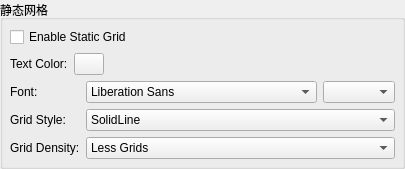
            <widget class="QGroupBox" name="groupBox_8">
             <property name="title">
              <string>静态网格</string>
             </property>
             <layout class="QVBoxLayout" name="verticalLayout_7">
              <property name="leftMargin">
               <number>7</number>
              </property>
              <property name="topMargin">
               <number>7</number>
              </property>
              <property name="rightMargin">
               <number>7</number>
              </property>
              <property name="bottomMargin">
               <number>7</number>
              </property>
              <item>
               <layout class="QHBoxLayout" name="horizontalLayout_11">
                <item>
                 <widget class="QCheckBox" name="checkBox_6">
                  <property name="text">
                   <string>Enable Static Grid</string>
                  </property>
                 </widget>
                </item>
                <item>
                 <spacer name="horizontalSpacer_4">
                  <property name="orientation">
                   <enum>Qt::Horizontal</enum>
                  </property>
                  <property name="sizeHint" stdset="0">
                   <size>
                    <width>40</width>
                    <height>20</height>
                   </size>
                  </property>
                 </spacer>
                </item>
               </layout>
              </item>
              <item>
               <layout class="QHBoxLayout" name="horizontalLayout_10" stretch="0,0,0">
                <item>
                 <widget class="QLabel" name="label_19">
                  <property name="text">
                   <string>Text Color:</string>
                  </property>
                 </widget>
                </item>
                <item>
                 <widget class="ColorButton" name="pushButton_10">
                  <property name="maximumSize">
                   <size>
                    <width>30</width>
                    <height>30</height>
                   </size>
                  </property>
                  <property name="text">
                   <string/>
                  </property>
                 </widget>
                </item>
                <item>
                 <spacer name="horizontalSpacer_3">
                  <property name="orientation">
                   <enum>Qt::Horizontal</enum>
                  </property>
                  <property name="sizeHint" stdset="0">
                   <size>
                    <width>40</width>
                    <height>20</height>
                   </size>
                  </property>
                 </spacer>
                </item>
               </layout>
              </item>
              <item>
               <layout class="QGridLayout" name="gridLayout_5" rowstretch="1,0,0" columnstretch="1,0,0">
                <item row="2" column="0">
                 <widget class="QLabel" name="label_22">
                  <property name="text">
                   <string>Grid Density:</string>
                  </property>
                 </widget>
                </item>
                <item row="1" column="0">
                 <widget class="QLabel" name="label_21">
                  <property name="text">
                   <string>Grid Style:</string>
                  </property>
                 </widget>
                </item>
                <item row="0" column="0">
                 <widget class="QLabel" name="label_20">
                  <property name="text">
                   <string>Font:</string>
                  </property>
                 </widget>
                </item>
                <item row="0" column="1">
                 <widget class="QFontComboBox" name="fontComboBox_3">
                  <property name="editable">
                   <bool>false</bool>
                  </property>
                 </widget>
                </item>
                <item row="2" column="1" colspan="2">
                 <widget class="QComboBox" name="comboBox_3">
                  <item>
                   <property name="text">
                    <string>Less Grids</string>
                   </property>
                  </item>
                  <item>
                   <property name="text">
                    <string>Normal</string>
                   </property>
                  </item>
                  <item>
                   <property name="text">
                    <string>More Grids</string>
                   </property>
                  </item>
                 </widget>
                </item>
                <item row="0" column="2">
                 <widget class="QComboBox" name="comboBox_AxisGrid_FontSize"/>
                </item>
                <item row="1" column="1" colspan="2">
                 <widget class="QComboBox" name="comboBox_2">
                  <item>
                   <property name="text">
                    <string>SolidLine</string>
                   </property>
                  </item>
                  <item>
                   <property name="text">
                    <string>DashLine</string>
                   </property>
                  </item>
                  <item>
                   <property name="text">
                    <string>DotLine</string>
                   </property>
                  </item>
                  <item>
                   <property name="text">
                    <string>DashDotLine</string>
                   </property>
                  </item>
                 </widget>
                </item>
               </layout>
              </item>
             </layout>
            </widget>
